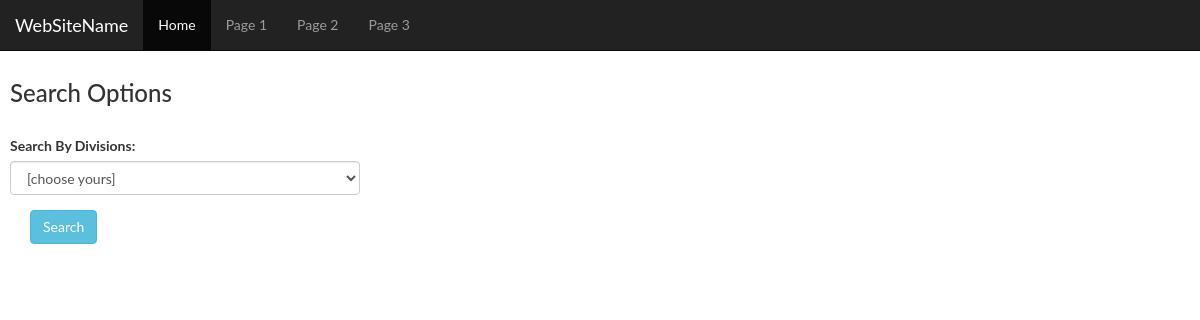
/searchTutor.php, run on an earlier commit of the app's database.
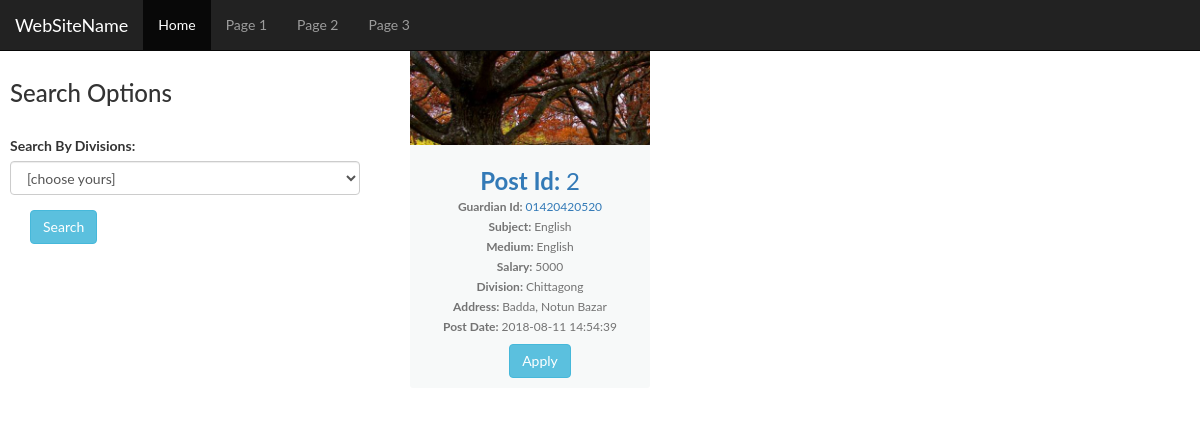
And on a later commit of the database.
### tables this page shows
CREATE TABLE `tutor_post` (
  `post_id` int(10) NOT NULL,
  `tutor_id` varchar(15) NOT NULL,
  `subjects` varchar(15) NOT NULL,
  `medium` varchar(10) NOT NULL,
  `salary` int(8) NOT NULL,
  `divisions` varchar(15) NOT NULL,
  `address` varchar(25) NOT NULL,
  `dateTime` timestamp NOT NULL DEFAULT CURRENT_TIMESTAMP ON UPDATE CURRENT_TIMESTAMP
);

### searchTutor.php (the view, shortened to what this page needs)
<?php
    require 'config.php';
?>
<!DOCTYPE html>
<html>
<head>
    <link href="css/bootstrap.min.css" rel="stylesheet">
    <link href="css/bootstrap.css" rel="stylesheet">
    <link href="style.css" rel="stylesheet">
    <link rel="stylesheet" type="text/css" media="screen" href="css/common.css" />
</head>
<body>
<nav class="navbar navbar-inverse navbar-fixed-top">
  <div class="container-fluid">
    <div class="navbar-header">
      <a class="navbar-brand" href="#">WebSiteName</a>
    </div>
    <ul class="nav navbar-nav">
      <li class="active"><a href="#">Home</a></li>
      <li><a href="#">Page 1</a></li>
      <li><a href="#">Page 2</a></li>
      <li><a href="#">Page 3</a></li>
    </ul>
  </div>
</nav>
<div class="sidenav">
<h3>Search Options</h3>
        <br>
        <div class="form-group">
        <form action="#" method="post">
        <label for="sel1">Search By Divisions:</label>
        <select class="form-control" name="searchDivi">
                        <option value="all" selected>[choose yours]</option>
        </select>
        </div>
        <input type="submit" name="submit" class="btn btn-info" value="Search">
</div>
<div class="done">
<?php
$numOfCols = 3;
$rowCount = 0;
$bootstrapColWidth = 12 / $numOfCols;
?>
<div class="row">
<?php
            if(isset($_POST['submit']))
            {
                $division = $_POST['searchDivi'];
                if($division == "all"){$test = "all";}
                else{
                $test = "one";}
            }else {
                $test="all";
            }
            $sql = "SELECT post_id, tutor_id, subjects, medium, salary, divisions, address, dateTime FROM tutor_post";
            switch($test){
                case "all":
                    $sql .="";
                    break;
            }
			$rows = mysqli_query($conn, $sql) or die("database error:". mysqli_error($conn));
			while($row = mysqli_fetch_assoc($rows)){
            ?>
        <div class="col-md-<?php echo $bootstrapColWidth; ?>">
            <div class="card hovercard">
                <div class="cardheader">
				 </div>
                <div class="card-body info">
                    <div class="title">
                        <a href="#"><b>Post Id: </b><?php echo $row['post_id']; ?></a>
                    </div>
					<div class="desc"><b>Guardian Id: </b> <a target="_blank" href="<?php echo "gProfile.php?id=$row[tutor_id]"; ?>"><?php echo $row['tutor_id']; ?></a></div>
                    <div class="desc"><b>Subject: </b><?php echo $row['subjects']; ?></div>
                    <div class="desc"><b>Medium: </b><?php echo $row['medium']; ?></div>
                    <div class="desc"><b>Salary: </b><?php echo $row['salary']; ?></div>
                    <div class="desc"><b>Division: </b><?php echo $row['divisions']; ?></div>
                    <div class="desc"><b>Address: </b><?php echo $row['address']; ?></div>
                    <div class="desc"><b>Post Date: </b><?php echo $row['dateTime']; ?></div>
                    <?php
                    echo "<a href=\"applyPost.php?id=$row[tutor_id]\" class=\"btn btn-info\" role=\"button\">Apply</a>"
                    ?>
                </div>
            </div>
        </div>
        <?php $rowCount++;
    if($rowCount % $numOfCols == 0) echo '</div><div class="row">';} ?>
</div>
</div>
</body>
</html>

What changed in the data, as far as the page shows it:
added tutor_post: post_id "2", tutor "01420420520", subjects "English", medium "English", salary "5000", divisions "Chittagong", address "Badda, Notun Bazar", dateTime "2018-08-11 14:54:39"
